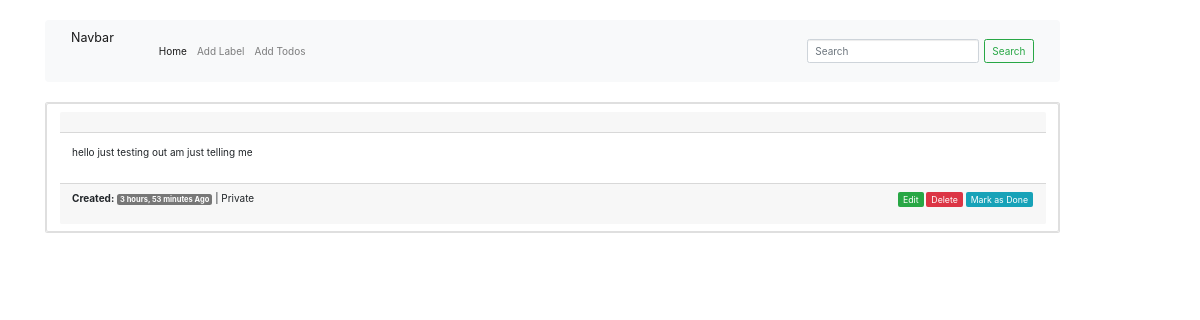
Page /todo/2 on the earlier database version.
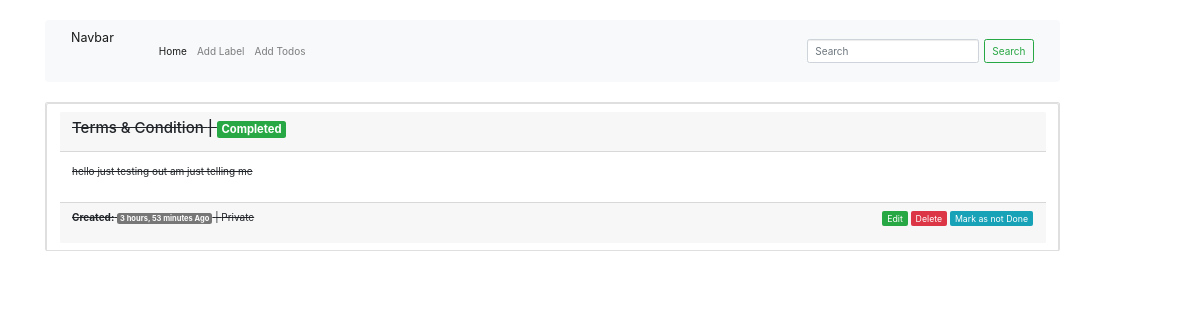
Same page on the later database version.
### todos/models.py (models this page shows, shortened)
class Todo(models.Model):
    title = models.CharField(max_length=100)
    description = models.TextField()
    label = models.ForeignKey(Label, on_delete=models.CASCADE)
    created_on = models.DateTimeField(auto_now_add=True)
    updated_on = models.DateTimeField(auto_now=True)
    status = models.BooleanField(default=False)

class Label(models.Model):
    title = models.CharField(max_length=100)
    created_on = models.DateTimeField(auto_now_add=True)
    updated_on = models.DateTimeField(auto_now=True)
    status = models.BooleanField(default=1)
    def __str__(self):
        return self.title

### todos/views.py (the view)
# urls.py: path('todo/<int:pk>', TodoDetail.as_view(), name="todos-detail"),
class TodoDetail(DetailView):
    model = Todo

### templates/todos/todo_detail.html (shortened to what this page needs)
{% extends 'base.html' %}
{% block contents %}
  {% if object %}
    <ul class="list-group card">
        <li class="list-group-item">
            <div class="card-header">
                  <h4>
                    {% if object.status %}
                     <strike>{{object.title}}</srike> | <span class="badge badge-success">Completed</span>
                    {% endif %}
                </h4>
            </div>
            <div class="col_md_2_list card-body">
                <p>{{object.description}}</p>
            </div>
            <div class="card-footer">
                <div class="cont_text_date">
                    <p>
                        <span>
                        <b>Created:</b>
                        <span class="badge badge-default">{{object.created_on|timesince}} Ago</span>  |
                        {{object.label}}
                        </span>
                        <span class="float-right">
                            <a href="{% url 'todos-update' object.pk %}" class="btn-success btn-sm">Edit</a>
                            <a href="{% url 'todos-delete' object.pk %}" class="btn-danger btn-sm">Delete</a>
                             {% if object.status %}
                                <a href="{% url 'todos-is-completed' object.pk 0 %}" class="btn-info btn-sm">Mark as not Done</a>
                            {% else %}
                                 <a href="{% url 'todos-is-completed' object.pk 1 %}" class="btn-info btn-sm">Mark as  Done</a>
                            {% endif %}
                        </span>
                    </p>
                </div>
            </div>
        </li>
    </ul>
{% else %}
    <h5>
        No <b>Todolist</b> Added Yet....
        <a href="{% url 'todos-create-label' %}"> Click me to Add </a>
        New Label to get Started
    </h5>
{% endif %}
{% endblock contents %}

Differences in the rows shown:
changed Todo "hello just testing out am just telling me": status False → True (drawn); title (not shown) → "Terms & Condition"
Other differences:
text no longer shown: "Mark as Done"
text now shown: "| Completed Mark as not Done"
